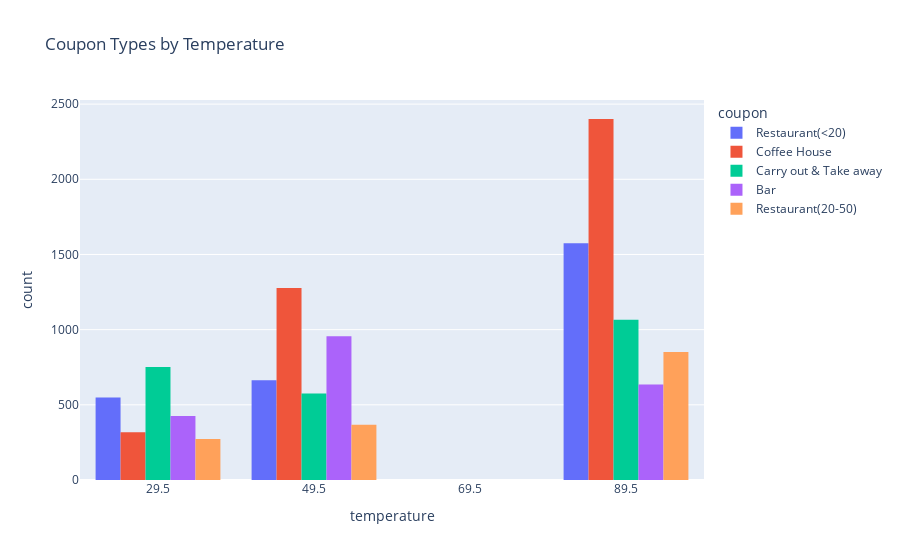

Notebook source saved alongside this figure:
### Markdown cell above
There is a strong positive correlation between temperature and Y (coupon acceptance)

### Code cell
px.histogram(data, x= "temperature", color="coupon", barmode="group", title ="Coupon Types by Temperature")

### Figure 1 — Plotly figure (JSON) as saved in the notebook; plotly's stock layout.template omitted (floating-point values rounded to 4 significant figures; data arrays with more than 128 entries replaced by an {"elided": "..."} marker saying what was removed)
{"data": [{"alignmentgroup": "True", "bingroup": "x", "hovertemplate": "coupon=Restaurant(<20)<br>temperature=%{x}<br>count=%{y}<extra></extra>", "legendgroup": "Restaurant(<20)", "marker": {"color": "#636efa", "pattern": {"shape": ""}}, "name": "Restaurant(<20)", "offsetgroup": "Restaurant(<20)", "orientation": "v", "showlegend": true, "type": "histogram", "x": {"elided": "2786 int values"}, "xaxis": "x", "yaxis": "y"}, {"alignmentgroup": "True", "bingroup": "x", "hovertemplate": "coupon=Coffee House<br>temperature=%{x}<br>count=%{y}<extra></extra>", "legendgroup": "Coffee House", "marker": {"color": "#EF553B", "pattern": {"shape": ""}}, "name": "Coffee House", "offsetgroup": "Coffee House", "orientation": "v", "showlegend": true, "type": "histogram", "x": {"elided": "3996 int values"}, "xaxis": "x", "yaxis": "y"}, {"alignmentgroup": "True", "bingroup": "x", "hovertemplate": "coupon=Carry out & Take away<br>temperature=%{x}<br>count=%{y}<extra></extra>", "legendgroup": "Carry out & Take away", "marker": {"color": "#00cc96", "pattern": {"shape": ""}}, "name": "Carry out & Take away", "offsetgroup": "Carry out & Take away", "orientation": "v", "showlegend": true, "type": "histogram", "x": {"elided": "2393 int values"}, "xaxis": "x", "yaxis": "y"}, {"alignmentgroup": "True", "bingroup": "x", "hovertemplate": "coupon=Bar<br>temperature=%{x}<br>count=%{y}<extra></extra>", "legendgroup": "Bar", "marker": {"color": "#ab63fa", "pattern": {"shape": ""}}, "name": "Bar", "offsetgroup": "Bar", "orientation": "v", "showlegend": true, "type": "histogram", "x": {"elided": "2017 int values"}, "xaxis": "x", "yaxis": "y"}, {"alignmentgroup": "True", "bingroup": "x", "hovertemplate": "coupon=Restaurant(20-50)<br>temperature=%{x}<br>count=%{y}<extra></extra>", "legendgroup": "Restaurant(20-50)", "marker": {"color": "#FFA15A", "pattern": {"shape": ""}}, "name": "Restaurant(20-50)", "offsetgroup": "Restaurant(20-50)", "orientation": "v", "showlegend": true, "type": "histogram", "x": {"elided": "1492 int values"}, "xaxis": "x", "yaxis": "y"}], "layout": {"barmode": "group", "legend": {"title": {"text": "coupon"}, "tracegroupgap": 0}, "title": {"text": "Coupon Types by Temperature"}, "xaxis": {"anchor": "y", "domain": [0, 1], "title": {"text": "temperature"}}, "yaxis": {"anchor": "x", "domain": [0, 1], "title": {"text": "count"}}}}
